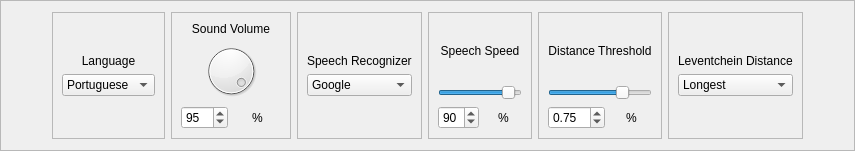
         <widget class="QFrame" name="frame_13">
          <property name="maximumSize">
           <size>
            <width>16777215</width>
            <height>151</height>
           </size>
          </property>
          <property name="frameShape">
           <enum>QFrame::StyledPanel</enum>
          </property>
          <property name="frameShadow">
           <enum>QFrame::Raised</enum>
          </property>
          <layout class="QHBoxLayout" name="horizontalLayout_9">
           <item>
            <spacer name="horizontalSpacer_10">
             <property name="orientation">
              <enum>Qt::Horizontal</enum>
             </property>
             <property name="sizeHint" stdset="0">
              <size>
               <width>40</width>
               <height>20</height>
              </size>
             </property>
            </spacer>
           </item>
           <item>
            <widget class="QFrame" name="frame_23">
             <property name="frameShape">
              <enum>QFrame::StyledPanel</enum>
             </property>
             <property name="frameShadow">
              <enum>QFrame::Raised</enum>
             </property>
             <layout class="QVBoxLayout" name="verticalLayout">
              <item>
               <spacer name="verticalSpacer_2">
                <property name="orientation">
                 <enum>Qt::Vertical</enum>
                </property>
                <property name="sizeHint" stdset="0">
                 <size>
                  <width>20</width>
                  <height>40</height>
                 </size>
                </property>
               </spacer>
              </item>
              <item>
               <widget class="QLabel" name="label_44">
                <property name="text">
                 <string>Language</string>
                </property>
                <property name="alignment">
                 <set>Qt::AlignCenter</set>
                </property>
               </widget>
              </item>
              <item>
               <widget class="QComboBox" name="comboBox_3">
                <item>
                 <property name="text">
                  <string>Portuguese</string>
                 </property>
                </item>
                <item>
                 <property name="text">
                  <string>English</string>
                 </property>
                </item>
               </widget>
              </item>
              <item>
               <spacer name="verticalSpacer">
                <property name="orientation">
                 <enum>Qt::Vertical</enum>
                </property>
                <property name="sizeHint" stdset="0">
                 <size>
                  <width>20</width>
                  <height>40</height>
                 </size>
                </property>
               </spacer>
              </item>
             </layout>
            </widget>
           </item>
           <item>
            <widget class="QFrame" name="frame_29">
             <property name="frameShape">
              <enum>QFrame::StyledPanel</enum>
             </property>
             <property name="frameShadow">
              <enum>QFrame::Raised</enum>
             </property>
             <layout class="QGridLayout" name="gridLayout_49">
              <item row="3" column="0">
               <widget class="QSpinBox" name="spinBox">
                <property name="value">
                 <number>95</number>
                </property>
               </widget>
              </item>
              <item row="3" column="1">
               <widget class="QLabel" name="label_116">
                <property name="font">
                 <font>
                  <weight>50</weight>
                  <bold>false</bold>
                 </font>
                </property>
                <property name="text">
                 <string>%</string>
                </property>
                <property name="alignment">
                 <set>Qt::AlignCenter</set>
                </property>
               </widget>
              </item>
              <item row="2" column="0" colspan="2">
               <widget class="QDial" name="dial">
                <property name="pageStep">
                 <number>10</number>
                </property>
                <property name="value">
                 <number>95</number>
                </property>
               </widget>
              </item>
              <item row="1" column="0" colspan="2">
               <widget class="QLabel" name="label_37">
                <property name="font">
                 <font>
                  <family>Ubuntu</family>
                 </font>
                </property>
                <property name="text">
                 <string>Sound Volume</string>
                </property>
                <property name="alignment">
                 <set>Qt::AlignCenter</set>
                </property>
               </widget>
              </item>
             </layout>
            </widget>
           </item>
           <item>
            <widget class="QFrame" name="frame_14">
             <property name="frameShape">
              <enum>QFrame::StyledPanel</enum>
             </property>
             <property name="frameShadow">
              <enum>QFrame::Raised</enum>
             </property>
             <layout class="QVBoxLayout" name="verticalLayout_4">
              <item>
               <spacer name="verticalSpacer_3">
                <property name="orientation">
                 <enum>Qt::Vertical</enum>
                </property>
                <property name="sizeHint" stdset="0">
                 <size>
                  <width>20</width>
                  <height>40</height>
                 </size>
                </property>
               </spacer>
              </item>
              <item>
               <widget class="QLabel" name="label_12">
                <property name="text">
                 <string>Speech Recognizer</string>
                </property>
               </widget>
              </item>
              <item>
               <widget class="QComboBox" name="comboBox">
                <item>
                 <property name="text">
                  <string>Google</string>
                 </property>
                </item>
                <item>
                 <property name="text">
                  <string>NAO</string>
                 </property>
                </item>
               </widget>
              </item>
              <item>
               <spacer name="verticalSpacer_4">
                <property name="orientation">
                 <enum>Qt::Vertical</enum>
                </property>
                <property name="sizeHint" stdset="0">
                 <size>
                  <width>20</width>
                  <height>40</height>
                 </size>
                </property>
               </spacer>
              </item>
             </layout>
            </widget>
           </item>
           <item>
            <widget class="QFrame" name="frame_44">
             <property name="frameShape">
              <enum>QFrame::StyledPanel</enum>
             </property>
             <property name="frameShadow">
              <enum>QFrame::Raised</enum>
             </property>
             <layout class="QGridLayout" name="gridLayout_54">
              <item row="2" column="0">
               <widget class="QSpinBox" name="spinBox_3">
                <property name="value">
                 <number>90</number>
                </property>
               </widget>
              </item>
              <item row="2" column="1">
               <widget class="QLabel" name="label_117">
                <property name="text">
                 <string>%</string>
                </property>
                <property name="alignment">
                 <set>Qt::AlignCenter</set>
                </property>
               </widget>
              </item>
              <item row="1" column="0" colspan="2">
               <widget class="QSlider" name="speechSpeed_HorizontalSlider">
                <property name="maximum">
                 <number>99</number>
                </property>
                <property name="singleStep">
                 <number>1</number>
                </property>
                <property name="value">
                 <number>90</number>
                </property>
                <property name="orientation">
                 <enum>Qt::Horizontal</enum>
                </property>
               </widget>
              </item>
              <item row="0" column="0" colspan="2">
               <widget class="QLabel" name="label_69">
                <property name="text">
                 <string>Speech Speed</string>
                </property>
                <property name="alignment">
                 <set>Qt::AlignCenter</set>
                </property>
               </widget>
              </item>
             </layout>
            </widget>
           </item>
           <item>
            <widget class="QFrame" name="frame_16">
             <property name="frameShape">
              <enum>QFrame::StyledPanel</enum>
             </property>
             <property name="frameShadow">
              <enum>QFrame::Raised</enum>
             </property>
             <layout class="QGridLayout" name="gridLayout_55">
              <item row="3" column="0">
               <widget class="QDoubleSpinBox" name="diag_dist_thres_spinBox">
                <property name="toolTip">
                 <string>Maximum</string>
                </property>
                <property name="maximum">
                 <double>10.000000000000000</double>
                </property>
                <property name="value">
                 <double>0.750000000000000</double>
                </property>
               </widget>
              </item>
              <item row="3" column="1">
               <widget class="QLabel" name="label_118">
                <property name="text">
                 <string>%</string>
                </property>
                <property name="alignment">
                 <set>Qt::AlignCenter</set>
                </property>
               </widget>
              </item>
              <item row="1" column="0" colspan="2">
               <widget class="QSlider" name="distThresHorizontalSlider">
                <property name="maximum">
                 <number>99</number>
                </property>
                <property name="singleStep">
                 <number>1</number>
                </property>
                <property name="value">
                 <number>75</number>
                </property>
                <property name="orientation">
                 <enum>Qt::Horizontal</enum>
                </property>
               </widget>
              </item>
              <item row="0" column="0" colspan="2">
               <widget class="QLabel" name="label_10">
                <property name="text">
                 <string>Distance Threshold</string>
                </property>
                <property name="alignment">
                 <set>Qt::AlignCenter</set>
                </property>
               </widget>
              </item>
             </layout>
            </widget>
           </item>
           <item>
            <widget class="QFrame" name="frame_15">
             <property name="frameShape">
              <enum>QFrame::StyledPanel</enum>
             </property>
             <property name="frameShadow">
              <enum>QFrame::Raised</enum>
             </property>
             <layout class="QVBoxLayout" name="verticalLayout_5">
              <item>
               <spacer name="verticalSpacer_5">
                <property name="orientation">
                 <enum>Qt::Vertical</enum>
                </property>
                <property name="sizeHint" stdset="0">
                 <size>
                  <width>20</width>
                  <height>40</height>
                 </size>
                </property>
               </spacer>
              </item>
              <item>
               <widget class="QLabel" name="label_9">
                <property name="text">
                 <string>Leventchein Distance</string>
                </property>
               </widget>
              </item>
              <item>
               <widget class="QComboBox" name="levModeComboBox">
                <item>
                 <property name="text">
                  <string>Longest</string>
                 </property>
                </item>
                <item>
                 <property name="text">
                  <string>Minimum</string>
                 </property>
                </item>
               </widget>
              </item>
              <item>
               <spacer name="verticalSpacer_6">
                <property name="orientation">
                 <enum>Qt::Vertical</enum>
                </property>
                <property name="sizeHint" stdset="0">
                 <size>
                  <width>20</width>
                  <height>40</height>
                 </size>
                </property>
               </spacer>
              </item>
             </layout>
            </widget>
           </item>
           <item>
            <spacer name="horizontalSpacer_3">
             <property name="orientation">
              <enum>Qt::Horizontal</enum>
             </property>
             <property name="sizeHint" stdset="0">
              <size>
               <width>40</width>
               <height>20</height>
              </size>
             </property>
            </spacer>
           </item>
          </layout>
         </widget>
